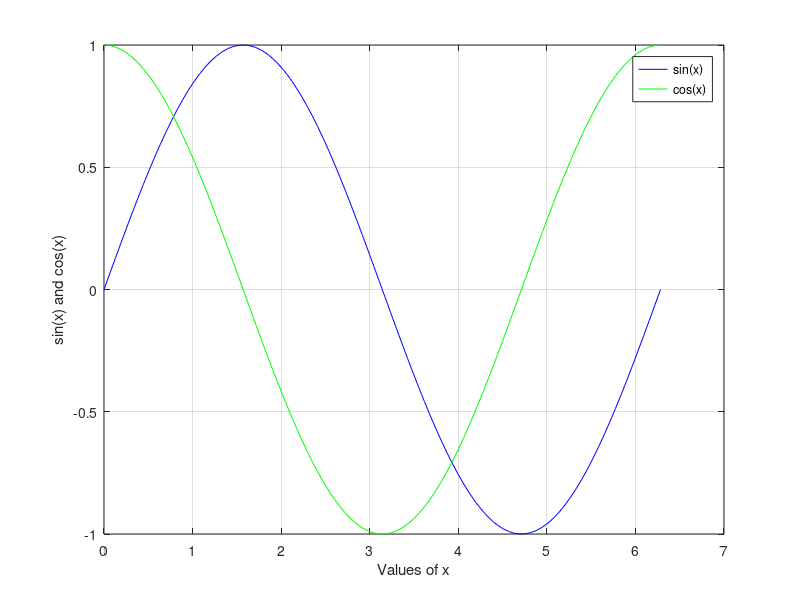

Reproduce this figure in MATLAB.
clc
clear
x = linspace(0,2*pi,100)
y = sin(x)
z = cos(x)
plot(x,y,'b')
hold on
plot(x,z,'g')
grid on
xlabel('Values of x')
ylabel('sin(x) and cos(x)')
legend('sin(x)','cos(x)')
